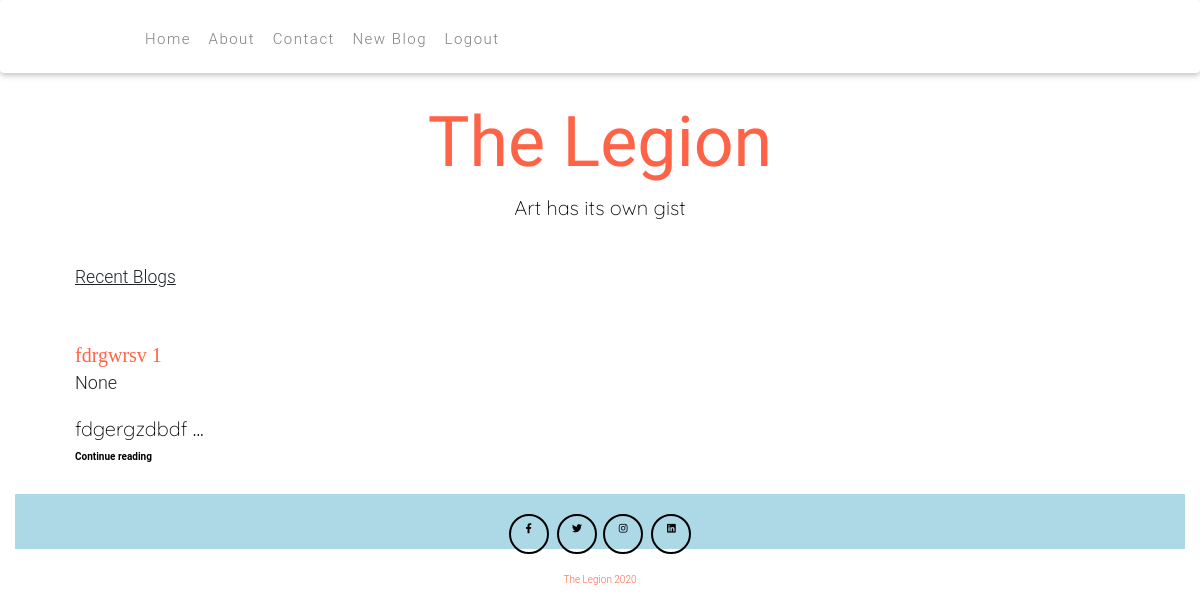
Page /drafts/ (signed in) on the committed database.
### myBlog/models.py (models this page shows, shortened)
class Post(models.Model):
    author = models.ForeignKey('auth.user', on_delete = models.DO_NOTHING)
    post_image = models.ImageField(null=True, blank=True, upload_to="images/")
    title = models.CharField(max_length = 200)
    text = models.TextField()
    created_date = models.DateTimeField(default = timezone.now)
    published_date = models.DateTimeField(blank = True, null = True)

### myBlog/views.py (the view)
# urls.py: url(r'^drafts/$', views.DraftListView.as_view(), name = 'post_draft_list'),
class DraftListView(LoginRequiredMixin, ListView):
    login_url = '/login/'
    redirect_field_name = 'blog/post_list.html'
    model = Post
    def get_queryset(self):
        return Post.objects.filter(published_date__isnull = True).order_by('created_date')

### myBlog/templates/myBlog/post_list.html (shortened to what this page needs)
{% extends 'myBlog/base.html' %}
{% load static %}
{% block css %}
  <link rel="stylesheet" href="{% static 'css/post_list.css' %}">
   <link rel="stylesheet" href="https://use.fontawesome.com/releases/v5.11.2/css/all.css">
   <link href="{% static 'css0/bootstrap.min.css' %}" rel="stylesheet">
   <link href="{% static 'css0/mdb.min.css' %}" rel="stylesheet">
   <link href="{% static 'css0/style.min.css' %}" rel="stylesheet">
{% endblock %}
{% block body_block %}
<div class="container" style="width:1200px;">
  <h3 style="padding-left:30px; text-decoration:underline;">Recent Blogs</h3>
  <div class="container-fluid" style="padding-top:20px;">
  {% for post in post_list %}
    <div class="col-lg-12 col-md-12 col-sm-12 col-xs-12">
      <div class="row" >
          <div class="col-lg-6 col-md-6 col-sm-12 col-xs-12" style="padding-top:30px; padding-bottom:30px;">
            <h2> <a href="{% url 'post_detail' pk=post.pk %}"style="color:#FF6347; font-family:slabo; " >{{post.title}}</a></h2>
            <h4 style="font-size:18px;">{{post.published_date}}</h4>
            <br>
            <h3 style=" font-family:quicksand; color:black; font-size:20px; line-height:30px; text-align:justify;">{{post.text|slice:":300"}} <b>...</b></h3>
            <a href="{% url 'post_detail' pk=post.pk %}" style="color:black; font-weight:bold;">Continue reading</a>
          </div>
        </div>
      </div>
      {% endfor %}
    </div>
    </div>
{% endblock %}

### myBlog/static/css/myBlog.css (style rules this page uses)
body { max-width: 100%; }

### rows in the picture
Post: title "fdrgwrsv 1", published_date "None", text "fdgergzdbdf"
